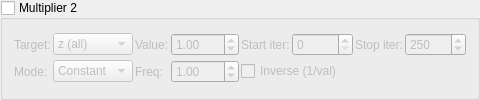
   <widget class="MyGroupBox" name="groupCheck_transf_function_enabledBy_false">
    <property name="title"><string>Multiplier 2</string></property>
    <property name="checkable"><bool>true</bool></property>
    <property name="checked"><bool>false</bool></property>
    <layout class="QGridLayout" name="gridLayout_mult2">
     <property name="spacing"><number>2</number></property>
     <item row="0" column="0">
      <widget class="QLabel"><property name="text"><string>Target:</string></property></widget>
     </item>
     <item row="0" column="1">
      <widget class="MyComboBox" name="comboBox_transf_multiplier_mode_2">
       <item><property name="text"><string notr="true">z (all)</string></property></item>
       <item><property name="text"><string notr="true">z.x</string></property></item>
       <item><property name="text"><string notr="true">z.y</string></property></item>
       <item><property name="text"><string notr="true">z.z</string></property></item>
       <item><property name="text"><string notr="true">DE</string></property></item>
       <item><property name="text"><string notr="true">color</string></property></item>
        <item><property name="text"><string notr="true">z.w</string></property></item>
        <item><property name="text"><string notr="true">z.xy</string></property></item>
        <item><property name="text"><string notr="true">z.xz</string></property></item>
        <item><property name="text"><string notr="true">z.yz</string></property></item>
      </widget>
     </item>
     <item row="0" column="2">
      <widget class="QLabel"><property name="text"><string>Value:</string></property></widget>
     </item>
     <item row="0" column="3">
      <widget class="MyDoubleSpinBox" name="spinbox_transf_scale_5">
       <property name="minimum"><double>-100.0</double></property><property name="maximum"><double>100.0</double></property>
       <property name="singleStep"><double>0.01</double></property><property name="value"><double>1.0</double></property>
      </widget>
     </item>
     <item row="0" column="4">
      <widget class="QLabel"><property name="text"><string>Start iter:</string></property></widget>
     </item>
     <item row="0" column="5">
      <widget class="MySpinBox" name="spinboxInt_transf_start_iterations_C">
       <property name="minimum"><number>0</number></property><property name="maximum"><number>10000</number></property>
       <property name="value"><number>0</number></property>
      </widget>
     </item>
     <item row="0" column="6">
      <widget class="QLabel"><property name="text"><string>Stop iter:</string></property></widget>
     </item>
     <item row="0" column="7">
      <widget class="MySpinBox" name="spinboxInt_transf_stop_iterations_C">
       <property name="minimum"><number>0</number></property><property name="maximum"><number>10000</number></property>
       <property name="value"><number>250</number></property>
      </widget>
     </item>
      <item row="1" column="0">
       <widget class="QLabel"><property name="text"><string>Mode:</string></property></widget>
      </item>
      <item row="1" column="1">
       <widget class="MyComboBox" name="comboBox_transf_multiplier_value_mode_2">
        <item><property name="text"><string notr="true">Constant</string></property></item>
        <item><property name="text"><string notr="true">Sine</string></property></item>
        <item><property name="text"><string notr="true">Ramp</string></property></item>
       </widget>
      </item>
      <item row="1" column="2">
       <widget class="QLabel"><property name="text"><string>Freq:</string></property></widget>
      </item>
      <item row="1" column="3">
       <widget class="MyDoubleSpinBox" name="spinbox_transf_multiplier_frequency_2">
        <property name="minimum"><double>0.01</double></property><property name="maximum"><double>100.0</double></property>
        <property name="singleStep"><double>0.1</double></property><property name="value"><double>1.0</double></property>
       </widget>
      </item>
      <item row="1" column="4" colspan="2">
       <widget class="MyCheckBox" name="checkBox_transf_multiplier_inverse_2">
        <property name="text"><string>Inverse (1/val)</string></property>
       </widget>
      </item>
    </layout>
   </widget>
